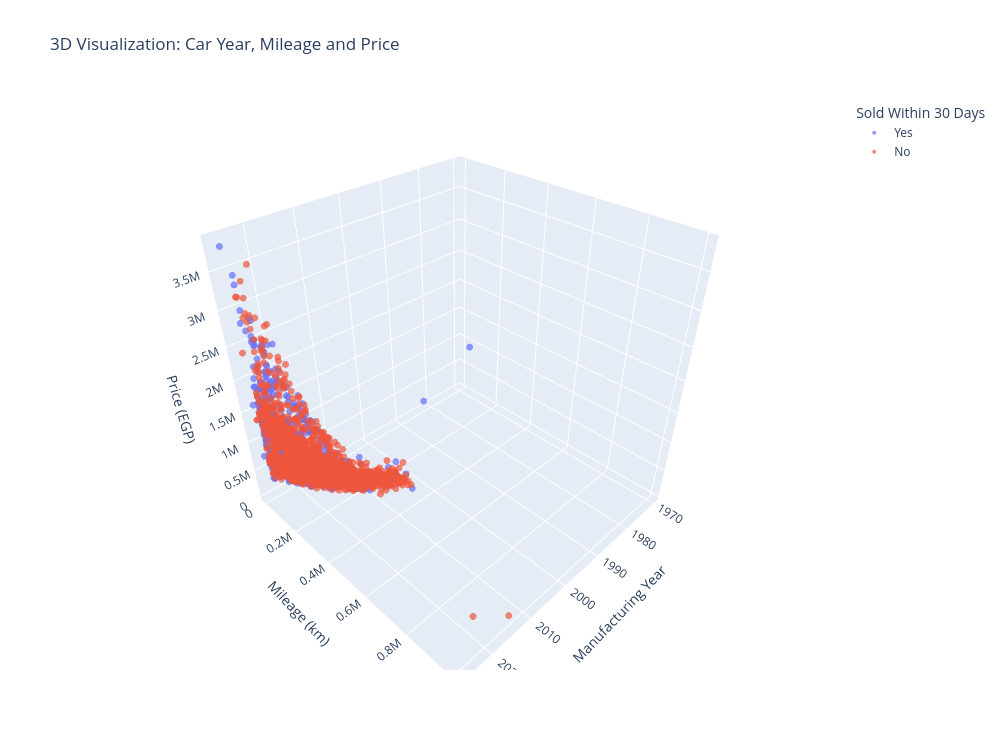

Source (notebook cell):
### Code cell
fig = px.scatter_3d(
    df,
    x="year",
    y="mileage_km",
    z="price_egp",
    color="sold_within_30_days",
    hover_data=["brand", "model", "city"],
    title="3D Visualization: Car Year, Mileage and Price",
    labels={
        "year": "Manufacturing Year",
        "mileage_km": "Mileage (km)",
        "price_egp": "Price (EGP)",
        "sold_within_30_days": "Sold Within 30 Days"
    },
    opacity=0.7
)
fig.update_traces(marker=dict(size=4))

fig.update_layout(
    width=1000,
    height=750,
    scene=dict(
        xaxis_title="Manufacturing Year",
        yaxis_title="Mileage (km)",
        zaxis_title="Price (EGP)",
        aspectmode="auto"
    )
)

fig.show()

### Figure 1 — Plotly figure (JSON) as saved in the notebook; plotly's stock layout.template omitted (floating-point values rounded to 4 significant figures; data arrays with more than 128 entries replaced by an {"elided": "..."} marker saying what was removed)
{"data": [{"customdata": {"elided": "1319x3 str values"}, "hovertemplate": "Sold Within 30 Days=Yes<br>Manufacturing Year=%{x}<br>Mileage (km)=%{y}<br>Price (EGP)=%{z}<br>brand=%{customdata[0]}<br>model=%{customdata[1]}<br>city=%{customdata[2]}<extra></extra>", "legendgroup": "Yes", "marker": {"color": "#636efa", "opacity": 0.7, "size": 4, "symbol": "circle"}, "mode": "markers", "name": "Yes", "scene": "scene", "showlegend": true, "type": "scatter3d", "x": {"elided": "1319 int values"}, "y": {"elided": "1319 float values"}, "z": {"elided": "1319 int values"}}, {"customdata": {"elided": "1582x3 str values"}, "hovertemplate": "Sold Within 30 Days=No<br>Manufacturing Year=%{x}<br>Mileage (km)=%{y}<br>Price (EGP)=%{z}<br>brand=%{customdata[0]}<br>model=%{customdata[1]}<br>city=%{customdata[2]}<extra></extra>", "legendgroup": "No", "marker": {"color": "#EF553B", "opacity": 0.7, "size": 4, "symbol": "circle"}, "mode": "markers", "name": "No", "scene": "scene", "showlegend": true, "type": "scatter3d", "x": {"elided": "1582 int values"}, "y": {"elided": "1582 float values"}, "z": {"elided": "1582 int values"}}], "layout": {"height": 750, "legend": {"title": {"text": "Sold Within 30 Days"}, "tracegroupgap": 0}, "scene": {"aspectmode": "auto", "domain": {"x": [0, 1], "y": [0, 1]}, "xaxis": {"title": {"text": "Manufacturing Year"}}, "yaxis": {"title": {"text": "Mileage (km)"}}, "zaxis": {"title": {"text": "Price (EGP)"}}}, "title": {"text": "3D Visualization: Car Year, Mileage and Price"}, "width": 1000}}
